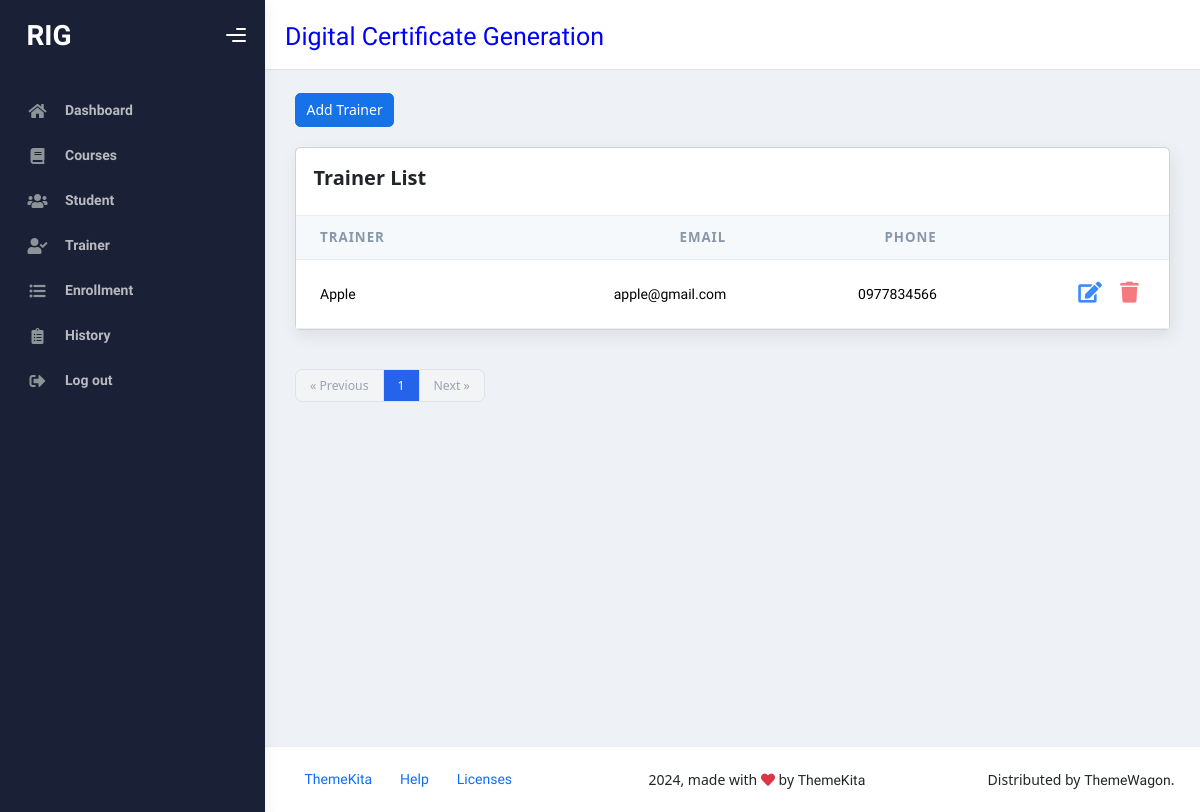
The page /trainerlist/ on the database as committed earlier.
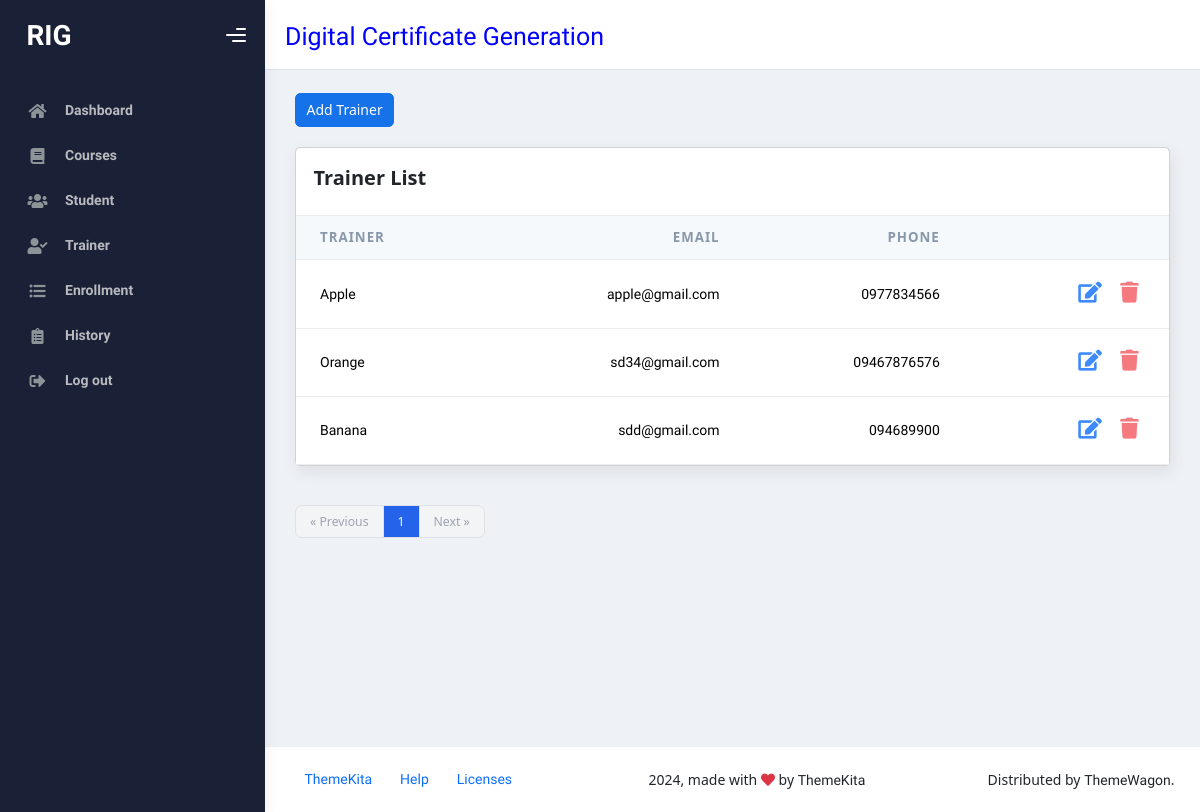
The same page on the database as committed later.
### myapp/models.py (models this page shows, shortened)
class Trainer(models.Model):
    trainer_name=models.CharField(max_length=100)
    email=models.EmailField()
    phone=models.CharField()

### myapp/views.py (the view, shortened to what this page needs)
# urls.py: path('trainerlist/', trainerlist,name='trainerlist'),
def trainerlist(request):
    trainerform=TrainerModelForm()
    trainer=Trainer.objects.all()
    paginator = Paginator(trainer, 5)
    page_number = request.GET.get("page")
    trainer_obj = paginator.get_page(page_number)
    context={'trainer':trainer,'trainer_obj':trainer_obj,'trainerform':trainerform}
    return render(request,'trainerlist.html',context)

### templates/trainerlist.html (shortened to what this page needs)
{% extends 'starter-template.html' %}
{% block content %}
<button type="button" class="btn btn-primary" data-bs-toggle="modal" data-bs-target="#staticBackdrop" style="margin-bottom: 20px;">
  Add Trainer
</button>
<div class="card card-round">
  <div class="card-header">
    <div class="card-head-row card-tools-still-right">
      <div class="card-title">Trainer List</div>
      </div>
    </div>
  <div class="card-body p-0">
<div class="table-responsive">
    <table class="table align-items-center mb-0">
      <thead class="thead-light">
        <tr>
          <th scope="col" >Trainer</th>
          <th scope="col" class="text-end">Email</th>
          <th scope="col" class="text-end">Phone</th>
          <th scope="col" class="text-end"></th>
        </tr>
      </thead>
      <tbody>
        {% for i in trainer_obj %}
        <tr>
          <td >{{i.trainer_name}}</td>
          <td class="text-end">{{i.email}}</td>
          <td class="text-end">{{i.phone}}</td>
          <td class="text-end">
            <a href="{% url 'updatetrainer' i.id %}"><button type="submit" class="btn btn-icon btn-link op-8 me-1">
              <i class="fas fa-edit fs-4"></i>
            </button></a>
            <a href="{% url 'deletetrainer' i.id %}"><button type="submit" class="btn btn-icon btn-link btn-danger op-8">
              <i class="fas fa-trash fs-4"></i>
            </button></a>
          </td>
        </tr>
        {% endfor %}
      </tbody>
    </table>
  </div>
  </div>
  </div>
  <nav aria-label="Page navigation" class="pt-3">
    <ul class="inline-flex items-center -space-x-px text-sm">
      {% if trainer_obj.has_previous %}
        <li>
          <a href="?page={{ trainer_obj.previous_page_number }}" class="px-3 py-2 ml-0 leading-tight text-gray-500 bg-white border border-gray-300 rounded-l-lg hover:bg-gray-100 hover:text-gray-700">
            &laquo; Previous
          </a>
        </li>
      {% else %}
        <li>
          <span class="px-3 py-2 ml-0 leading-tight text-gray-400 bg-gray-100 border border-gray-300 rounded-l-lg cursor-not-allowed">
            &laquo; Previous
          </span>
        </li>
      {% endif %}
      <li>
        <span class="px-3 py-2 leading-tight text-white bg-blue-600 border border-blue-600">
          {{ trainer_obj.number }}
        </span>
      </li>
      {% if trainer_obj.has_next %}
        <li>
          <a href="?page={{ trainer_obj.next_page_number }}" class="px-3 py-2 leading-tight text-gray-500 bg-white border border-gray-300 rounded-r-lg hover:bg-gray-100 hover:text-gray-700">
            Next &raquo;
          </a>
        </li>
      {% else %}
        <li>
          <span class="px-3 py-2 leading-tight text-gray-400 bg-gray-100 border border-gray-300 rounded-r-lg cursor-not-allowed">
            Next &raquo;
          </span>
        </li>
      {% endif %}
    </ul>
  </nav>
{% endblock content %}

Rows that differ between the two databases and show on the page:
added Trainer: trainer_name "Orange", email "sd34@gmail.com", phone "09467876576"
added Trainer: trainer_name "Banana", email "sdd@gmail.com", phone "094689900"
